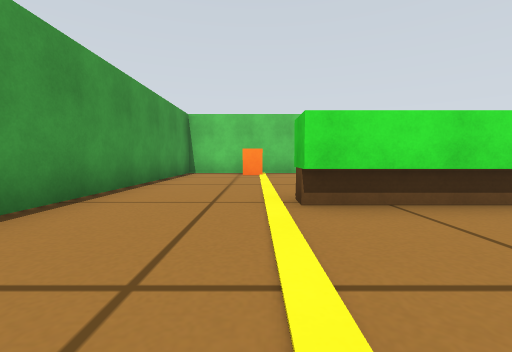
[1] (above)

16 first-person views from a walk through a robot-simulator world made for Gazebo. The camera is 0.26 m above the floor, tilts 4° down and sees 90° across. The floor is counted in squares, 0.5 m on a side. Each view is taken from the middle of a square. On the plan, view 1 faces up. The plan holds only what a view shows up to about 9 squares ahead; the rest is blank.

[2]
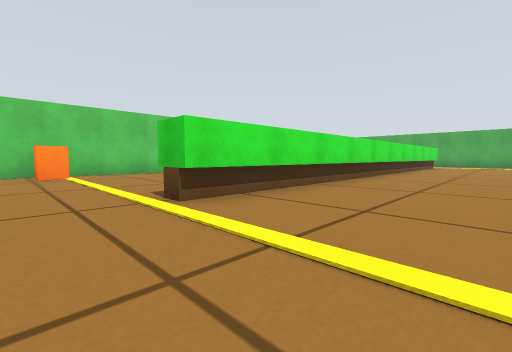

[3]
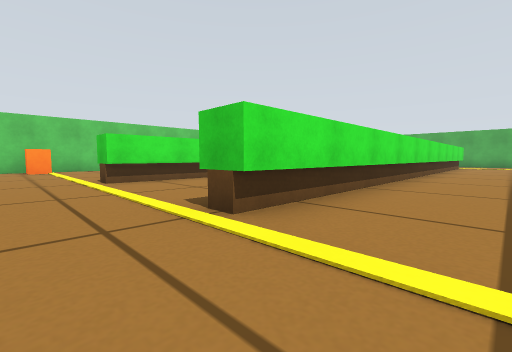

[4]
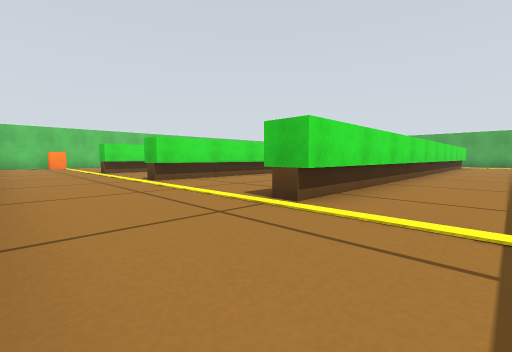

[5]
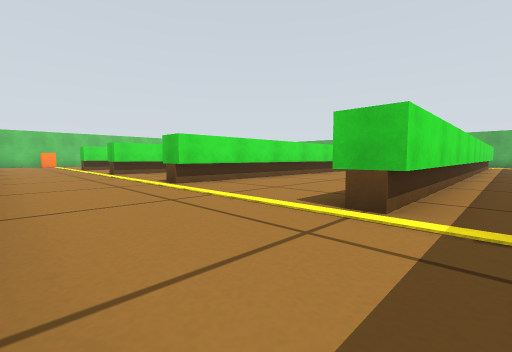

[6]
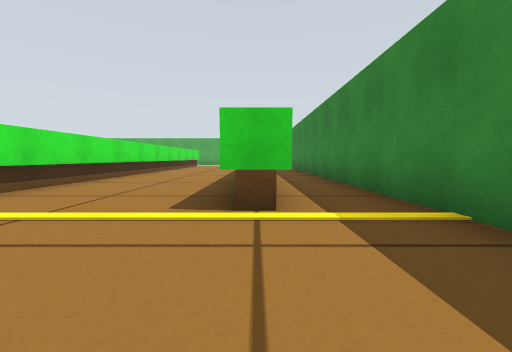

[7]
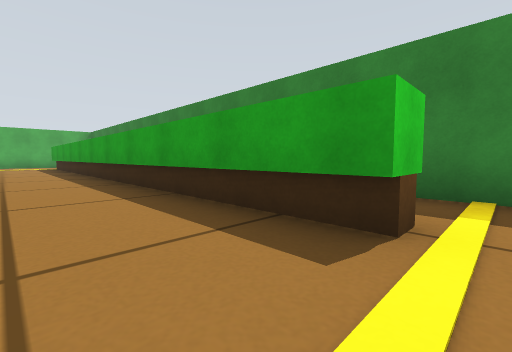

[8]
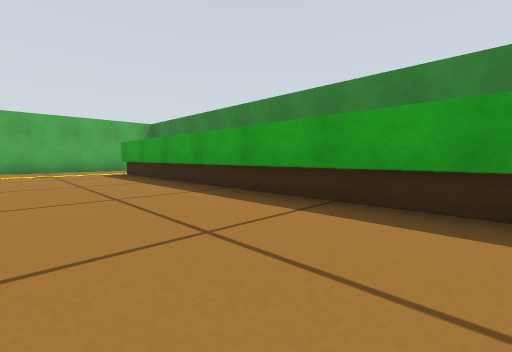

[9]
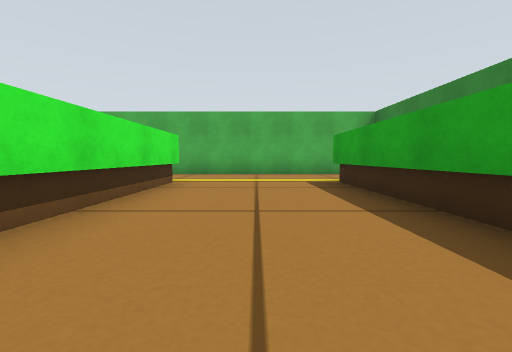

[10]
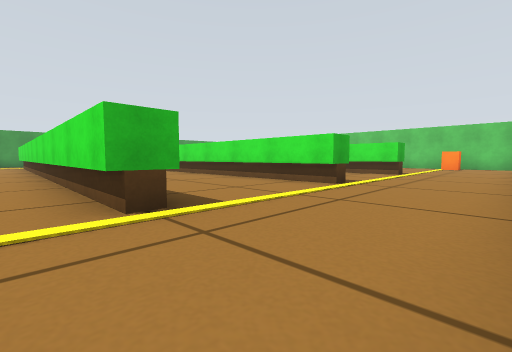

[11]
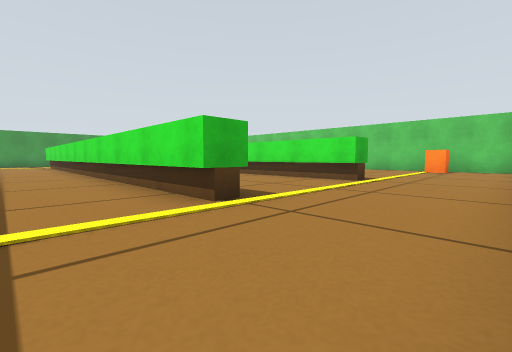

[12]
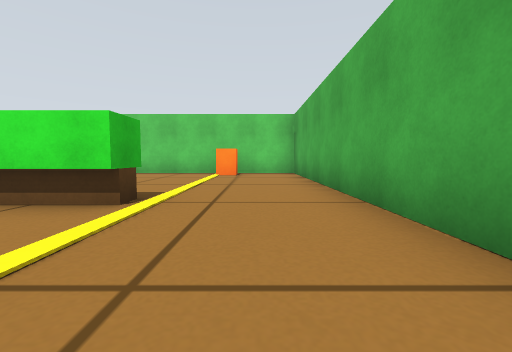

[13]
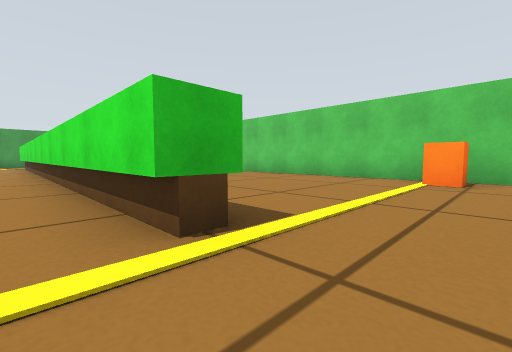

[14]
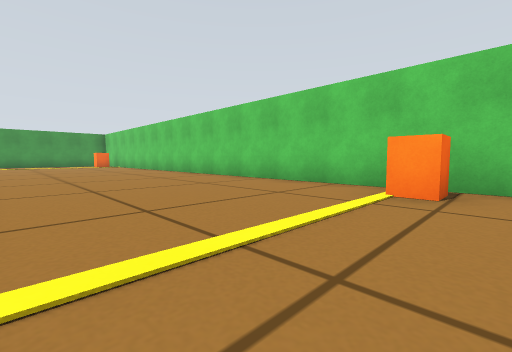

[15]
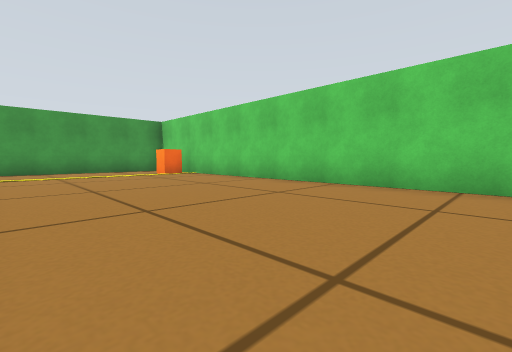

[16]
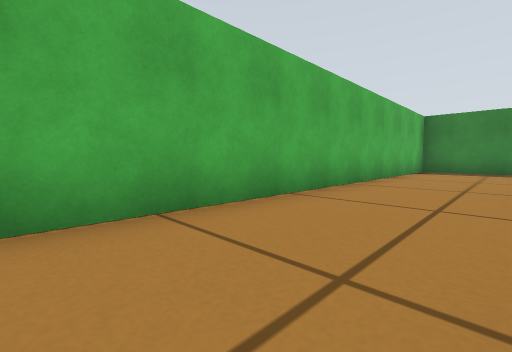

### Floor plan
Points are (right, up) in squares from view 1. A wall is a line through its corners. A room is listed if a view was taken in it or the views show most of it. See-through windows are left out.
Room 1 (views 1, 2, 3, 4, 5, 6, 7, 8, 9, 10, 11, 12, 13, 14, 15, 16)
walls: (14.5, -0.6) (14.5, -1.4) (0.5, -1.4) (0.5, -0.6); (14.5, 3.4) (14.5, 2.6) (0.5, 2.6) (0.5, 3.4); (14.5, -4.6) (14.5, -5.4) (0.5, -5.4) (0.5, -4.6); (10.1, -9.4) (0.5, -9.4) (0.5, -8.7) (14.5, -8.7); (-0.2, -10.8) (6.9, -10.8); (15, -10.8) (17, -10.8); (17.3, -10.5) (17.3, 8.8) (-2.3, 8.8) (-2.3, 2.2)
objects: orange box (0, 8); orange box (15, 8)

Positions as (right, up) in squares from view 1, and headings:
1: (0, 0), facing up
2: (-1, 0), facing up-right
3: (-1, -3), facing up-right
4: (-2, -7), facing up-right
5: (-2, -10), facing up-right
6: (-2, -9), facing right
7: (0, -7), facing down-right
8: (6, -6), facing down-right
9: (9, -7), facing right
10: (17, -6), facing up-left
11: (17, -3), facing up-left
12: (16, 0), facing up
13: (16, 2), facing up-left
14: (16, 4), facing up-left
15: (8, 4), facing up-left
16: (15, 0), facing down-right
